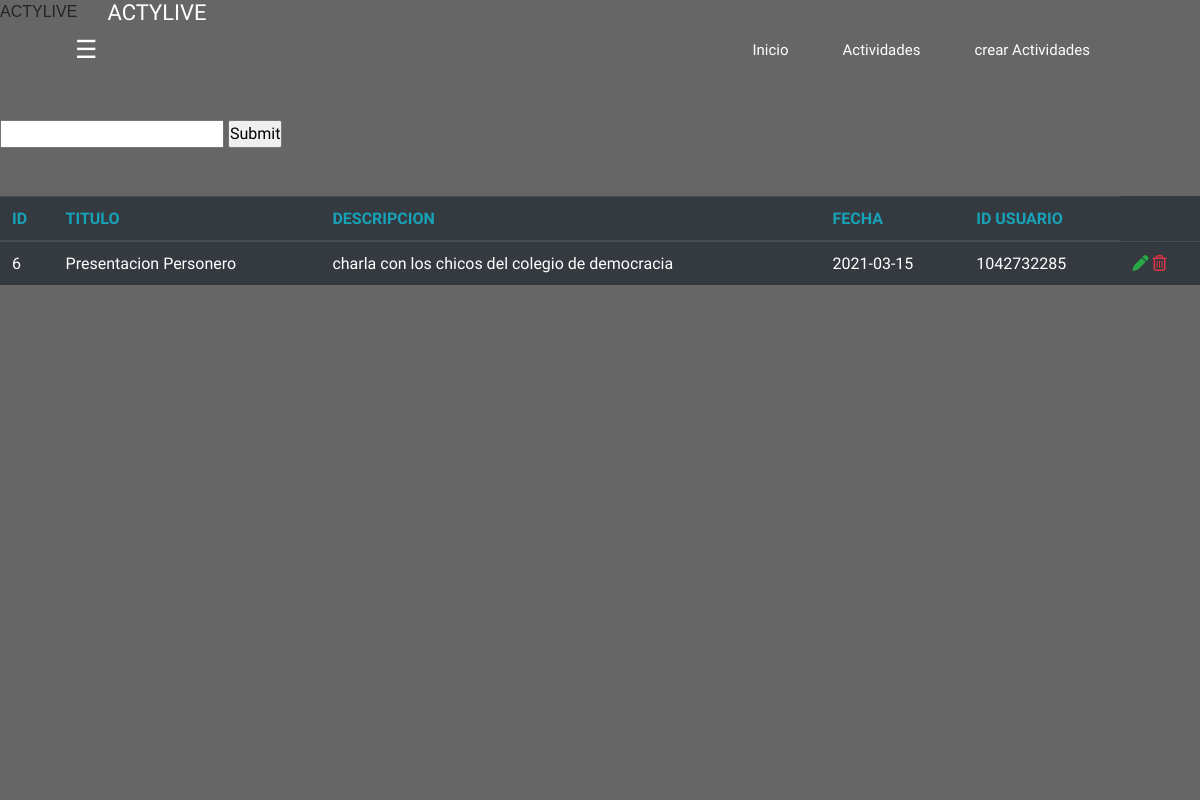
/listarActividades.php, run on the app's committed database.
### tables this page shows
CREATE TABLE `actividad` (
  `id_actividad` int(12) NOT NULL,
  `titulo_actividad` varchar(40) NOT NULL,
  `descripcion_actividad` text NOT NULL,
  `fecha_actividad` date NOT NULL,
  `id_usuario_actividad` int(12) NOT NULL
);

### listarActividades.php (the view, shortened to what this page needs)
<?php
include ("crud/connect.php");
?>
<!DOCTYPE html>
<html lang="es">
<head>
    <link rel="stylesheet" href="https://cdn.jsdelivr.net/npm/bootstrap@4.5.3/dist/css/bootstrap.min.css">
    <link rel="stylesheet" href="css/estilo.css">
</head>
<body>
<?php
include('header.php');
?><br><br><br><br>
	<form class="busqueda" method="get" action="buscar.php">
		<input type="text" name="ced">
		<input type="submit" name="">
	</form><br><br>
<div>
<table class="table table-dark table-hover" id="table">
    <thead id="move">
      <tr>
      <th class="text text-info">ID</th>
      <th class="text text-info">TITULO</th>
        <th class="text text-info">DESCRIPCION</th>
        <th class="text text-info">FECHA</th>
        <th class="text text-info">ID USUARIO</th>
      </tr>
    </thead>
  <?php
  $query = "SELECT * FROM actividad";
  $result = mysqli_query($conexion,$query);
  while($row = mysqli_fetch_array($result)){
  ?>
    <tbody>
      <tr>
      <td><?php echo $row['id_actividad']?></td>
      <td><?php echo $row['titulo_actividad']?></td>
        <td><?php echo $row['descripcion_actividad']?></td>
        <td><?php echo $row['fecha_actividad']?></td>
        <td><?php echo $row['id_usuario_actividad']?></td>
        <td>
        <a class="text text-success" href = "update_actividad.php?id=<?php echo $row['id_usuario_actividad']?>"
        class="btn" onclick="form()">
        <i class="fas fa-pen sm"></i>
        </a>
        <a  class="text text-danger" href = "crud/delete_actividad.php?id=<?php echo $row['id_usuario_actividad']?>"
        class="btn btn-danger sm"  onclick="form()">
        <i class="far fa-trash-alt"></i>
        </a>
        </td>
        </tr>
  <?php } ?>
    </tbody>
    </table>
  </div>
    </body>
</html>

### css/estilo.css (style rules this page uses)
body { margin: 0; padding: 0; background: url(../img/fondo.jpeg) no-repeat center top; background-size: cover; font-family: sans-serif; height: 100vh; }

### css/menu.css (style rules this page uses)
* { margin: 0; padding: 0; box-sizing: border-box; font-family: 'Montserrat Alternates', sans-serif; }
body { background: url(../img/fondo.jpeg) no-repeat; background-size: 100vw 100vh; background-repeat: no-repeat; }

### data on the page
actividad: id_actividad "6", titulo_actividad "Presentacion Personero", descripcion_actividad "charla con los chicos del colegio de democracia", fecha_actividad "2021-03-15", id_usuario_actividad "1042732285"
